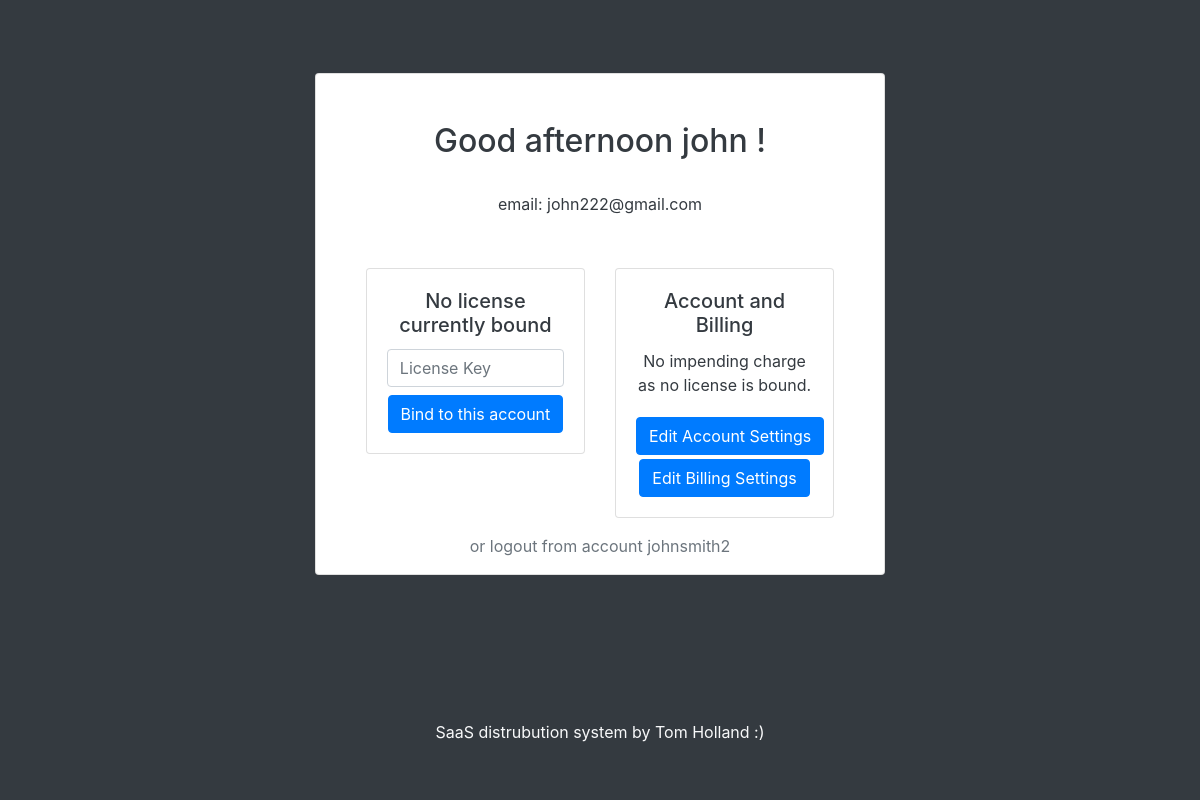
The app's page /dashboard (signed in), older data.
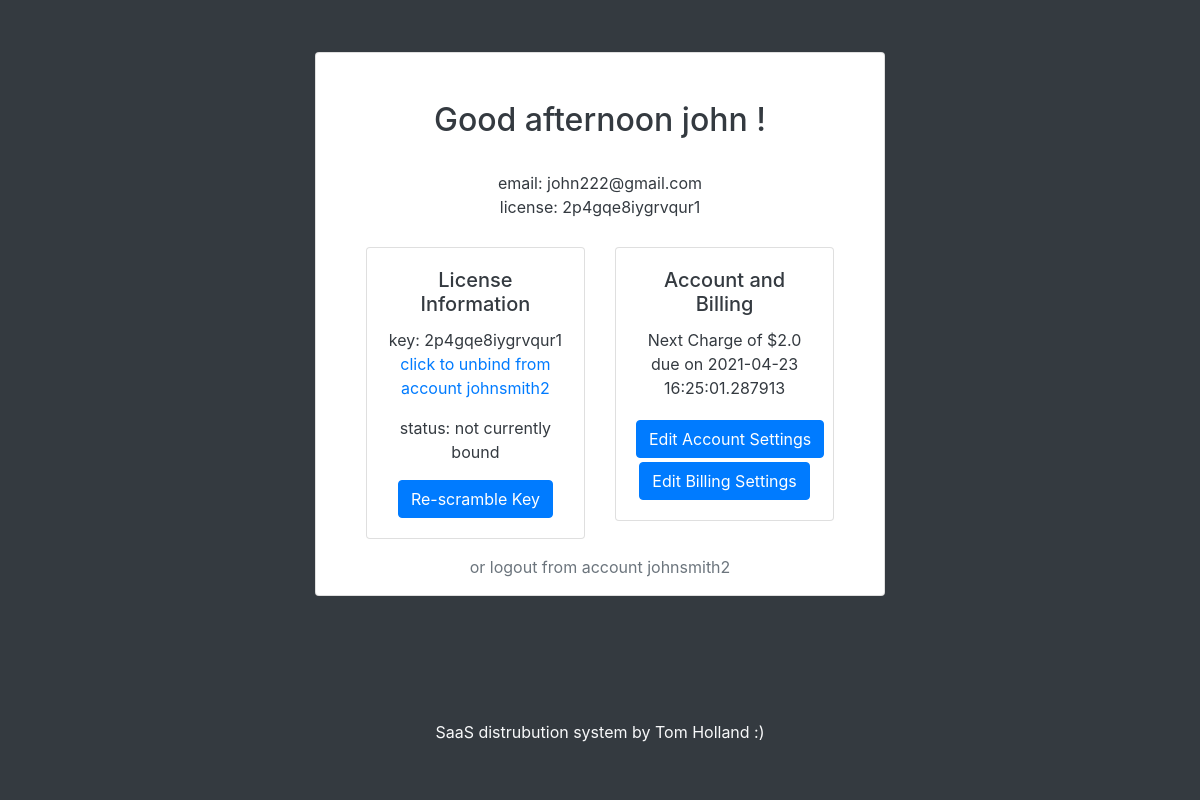
The same page, newer data.
### tables this page shows
CREATE TABLE users (username text PRIMARY KEY, fName text, sName text, emailAddress text, password text, admin bool);

CREATE TABLE licenses (license text PRIMARY KEY, username text, boundToUser boolean, boundToDevice boolean, HWID string, devicename string, nextrenewal string, plan string, stripeSessionID string);

CREATE TABLE plans (name text PRIMARY KEY, interval integer, amount float);

### main.py (the view, shortened to what this page needs)
@app.route("/dashboard", methods=['GET', 'POST'])
@login_required
def dashboard():
    if not current_user.getAdminPerms():
        lerror = None
        return render_template('dashboard.html', lerror=lerror)
    else:
        return redirect(url_for('admindash'))

### api.py (called while the page is built)
    def closeConnection(self):
        self.conn.close()
        return

    def searchUsersByUsername(self,user):
        self.c.execute(f'''SELECT * FROM users WHERE username = ?''', (user,) )
        result = self.c.fetchone()
        return result

    def getLicenseInfo(self,license):
        self.c.execute(f'''SELECT * FROM licenses WHERE license = ?''',
                       (license,))
        result = self.c.fetchone()
        return result

    def checkIfUserHasLicense(self,username):
        self.c.execute(f'''SELECT license FROM licenses WHERE username = ?''',
                       (username,))
        result = self.c.fetchone()
        if result:
            return result[0]
        else:
            return False

    def getNextRenewal(self,license):
        self.c.execute(f'''SELECT nextrenewal FROM licenses WHERE license = ?''', (license,))
        result = self.c.fetchone()[0]
        if not result or result == "NULL":
            return None
        else:
            return datetime.strptime(result, '%Y-%m-%d %H:%M:%S.%f')

    def getPlanfromLicense(self,license):
        self.c.execute('''SELECT plans.* FROM plans JOIN licenses ON licenses.plan = plans.name WHERE licenses.license = ?;''',(license,))
        result = self.c.fetchone()
        resultdict = {"name":result[0],
                      "renewalinterval":result[1],
                      "renewalprice":result[2]}
        return resultdict

### main.py (called while the page is built)
@login_manager.user_loader
def load_user(username):
    dbconnection = Database()
    result = dbconnection.searchUsersByUsername(username)
    dbconnection.closeConnection()
    if result:
        if result[5] == "FALSE":
            return User(result[0], result[1], result[2], result[3], result[4])
        else:
            return AdministativeUser(result[0], result[1], result[2], result[3], result[4])
    else:
        return None

    def getRenewalDate(self, key):
        db = Database()
        dbdate = db.getNextRenewal(key)
        return dbdate

    def getRenewalInfoFromPlan(self, key):
        db = Database()
        planinfo = db.getPlanfromLicense(key)
        self.renewamount = float(planinfo['renewalprice'])
        self.renewinterval = int(planinfo['renewalinterval'])
        return planinfo

    def __str__(self):
        return str(self.key)

    def getAdminPerms(self):
        return self.isadmin

### templates/dashboard.html (shortened to what this page needs)
<!DOCTYPE html>
<html lang="en">
<head>
    <link rel="stylesheet" href="https://use.fontawesome.com/releases/v5.0.8/css/all.css">
    <link rel="stylesheet" href="https://maxcdn.bootstrapcdn.com/bootstrap/4.0.0/css/bootstrap.min.css"
>
    <link rel= "stylesheet" type= "text/css" href= "{{ url_for('static',filename='styles/dashboard.css') }}">
</head>
<body onload="relayUserTime('{{ current_user.fname }}')">
<div class="container-fluid h-90 bg-dark text-dark">
    <div class="row h-90 justify-content-center align-items-center">
        <div class="col-3"></div>
        <div class="col-md-6 text-left">
            <div class="card text-center">
                <h2 class="card-title mt-5" id="time"></h2>
                {% if current_user.license.exists %}
                    <div class="card-body">
                        email: {{ current_user.email }}
                            <br>
                            license: {{ current_user.license }}
                    </div>
                {% else %}
                    <div class="card-body">
                        email: {{ current_user.email }}
                            <br>
                            <br>
                    </div>
                {% endif %}
                <div class="row mt-2">
                    <div class="col-sm-1"></div>
                    <div class="col-sm-5">
                        <div class="card">
                            {% if not current_user.license.exists %}
                            <div class="card-body">
                                <h5 class="card-title">No license currently bound</h5>
                                <div class="card-text">
                                    <form action="" method="post">
                                        <input type="text" class="form-control" name="licenseid" placeholder="License Key">
                                        <button type="submit" class="btn btn-primary mt-2">Bind to this account</button>
                                    </form>
                                </div>
                            </div>
                            {% else %}
                                {% if not current_user.license.boundtodevice %}
                                <div class="card-body">
                                    <h5 class="card-title">License Information </h5>
                                    <p class="card-text">key: {{ current_user.license }} <br><a href="javascript:unbind()" class="muted">click to unbind from account {{current_user.id}}</a></p>
                                    <p class="card-text">status: not currently bound</p>
                                    <a href="javascript:rescramble()" class="btn btn-primary">Re-scramble Key</a>
                                </div>
                                {%endif%}
                            {%endif%}
                        </div>
                    </div>
                    <div class="col-sm-5">
                        <div class="card">
                            {% if not current_user.license.exists %}
                                <div class="card-body">
                                    <h5 class="card-title">Account and Billing</h5>
                                    <p class="card-text">No impending charge as no license is bound.</p>
                                    <a href="/dashboard/account" class="btn btn-primary mt-1">Edit Account Settings</a>
                                    <a href="#" class="btn btn-primary mt-1">Edit Billing Settings</a>
                                </div>
                            {% else %}
                                <div class="card-body">
                                    <h5 class="card-title">Account and Billing</h5>
                                    <p class="card-text">Next Charge of ${{ current_user.license.renewal.renewamount }} due on {{ current_user.license.renewal.renewdate }}</p>
                                    <a href="/dashboard/account" class="btn btn-primary mt-1">Edit Account Settings</a>
                                    <a href="#" class="btn btn-primary mt-1">Edit Billing Settings</a>
                                </div>
                            {% endif %}
                        </div>
                    </div>
                    <div class="col-sm-1"></div>
                </div>
                <div class="row mt-3">
                    <div class="col text-center">
                        <a href="/logout" class="text-muted"> or logout from account {{ current_user.id }} </a>
                    </div>
                </div>
            </div>
        </div>
        <div class="col-3"></div>
    </div>
</div>
<div class="container-fluid h-10 bg-dark text-light ">
    <div class="row">
        <div class="col-4"></div>
        <div class="col-4 text-center align-bottom">
            SaaS distrubution system by Tom Holland :)
        </div>
        <div class="col-4"></div>
    </div>
</div>
</body>
</html>

### static/styles/dashboard.css (style rules this page uses)
body,html { height:100%; }
.h-90 { height:90%; }
.h-10 { height:10%; }

Row changes from the older to the newer data that the page shows:
shown differently, row unchanged: users "john222@gmail.com": id (not shown) → "johnsmith2"
added licenses: license "2p4gqe8iygrvqur1"
now on this page (row unchanged): plans: license.renewal.renewamount "2.0"
Text that changed along with them:
{{ current_user.license.renewal.renewdate }}: (not shown) → "2021-04-23 16:25:01.287913"
text no longer shown: "No license currently bound Bind to this account No impending charge as no license is bound."
text now shown: "license: License Information key: click to unbind from account status: not currently bound Re-scramble Key Next Charge of $ due on"
